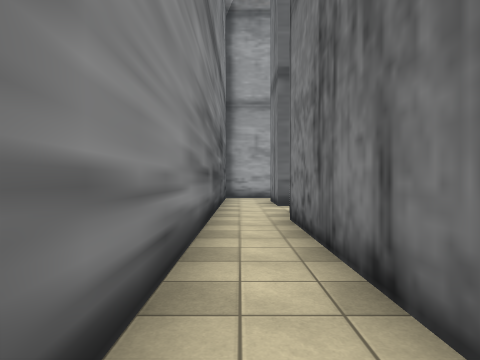
View 1 (above)

18 first-person views from a walk through a scene from a Unity 3-D project. The camera is 1.3 m above the floor, looks level and sees 75° across. The floor is counted in squares, 2 m on a side. Each view is taken from the middle of a square. On the plan, view 1 faces up. The plan holds only what a view shows up to about 10 squares ahead; the rest is blank. The place goes on beyond the plan. The player character is not drawn. Some animated figures are not drawn. Some surface patterns are stand-ins.

View 2
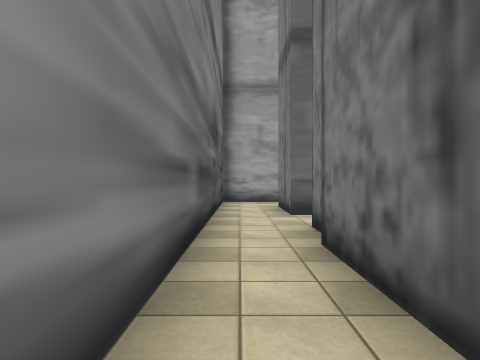

View 3
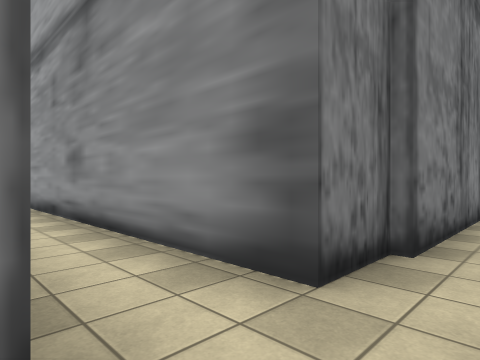

View 4
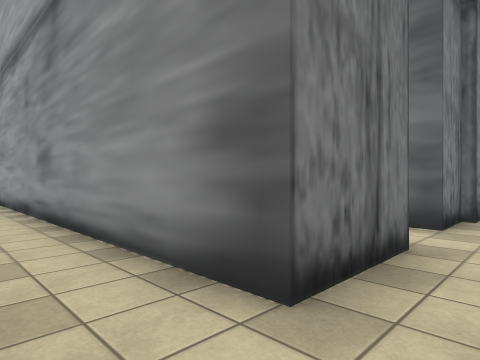

View 5
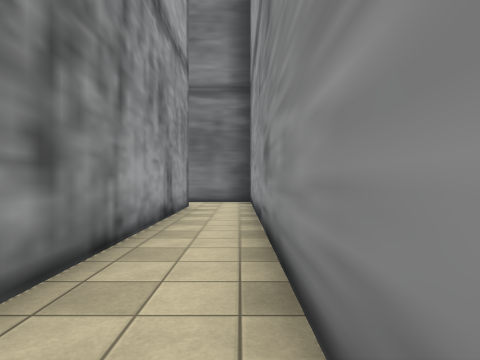

View 6
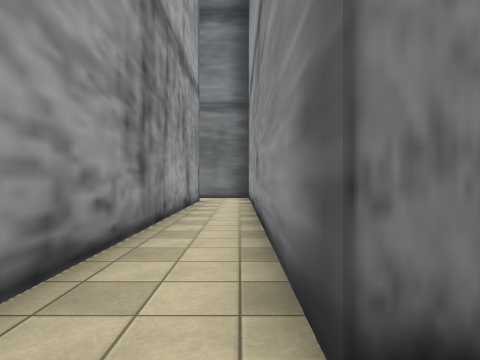

View 7
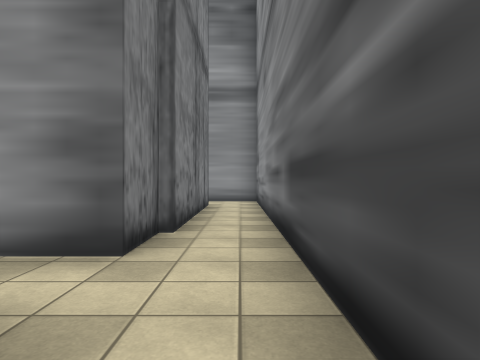

View 8
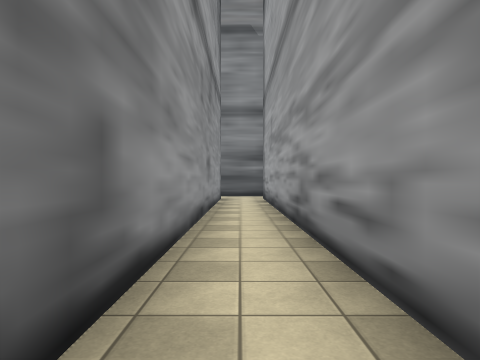

View 9
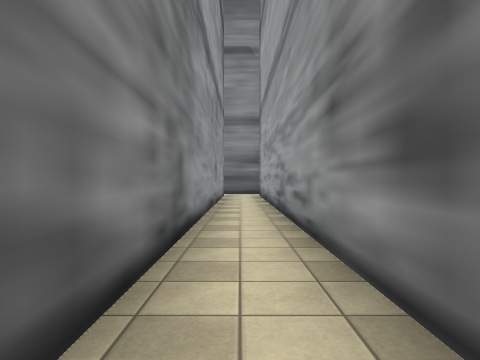

View 10
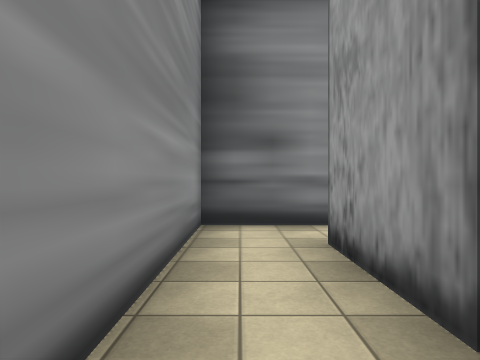

View 11
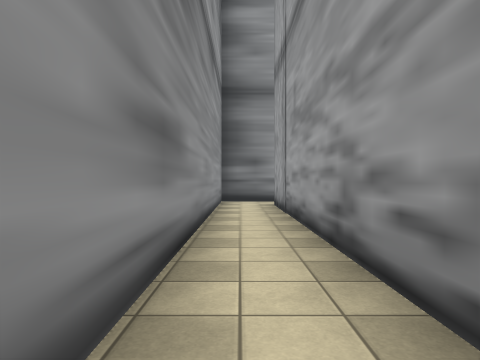

View 12
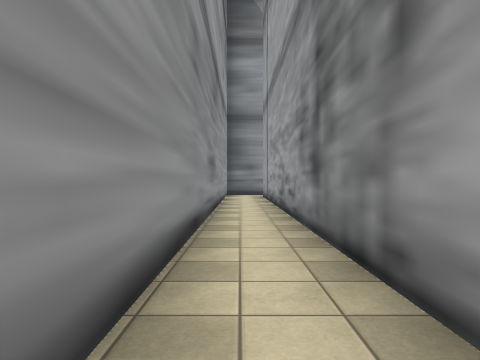

View 13
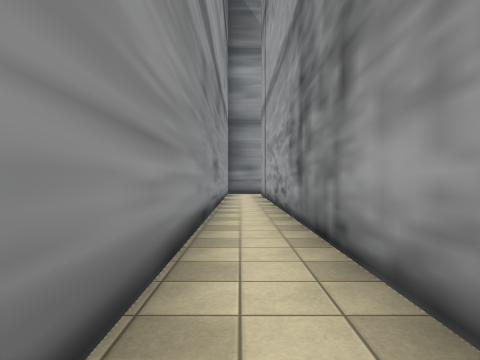

View 14
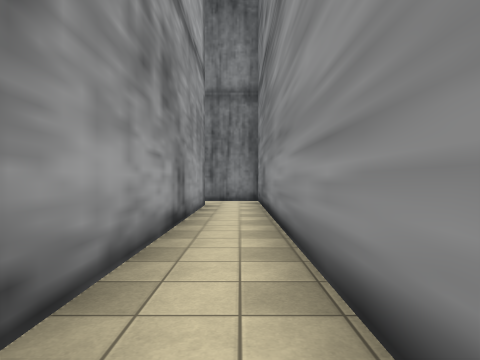

View 15
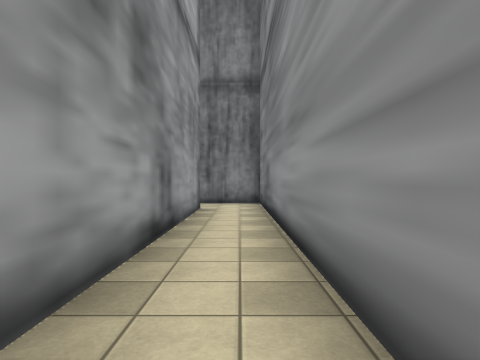

View 16
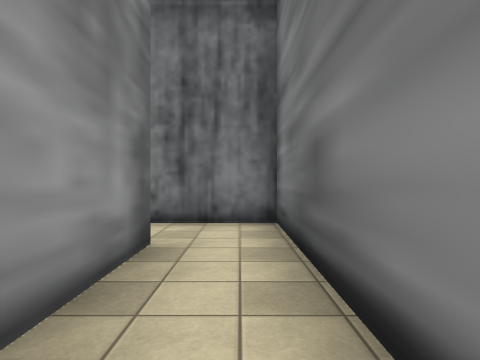

View 17
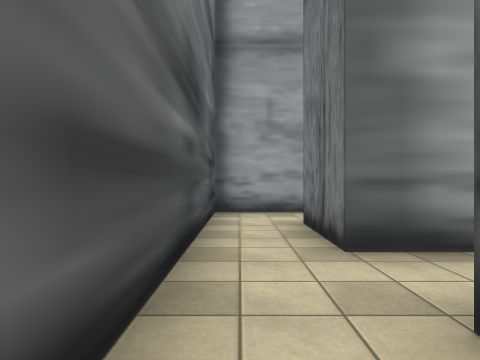

View 18
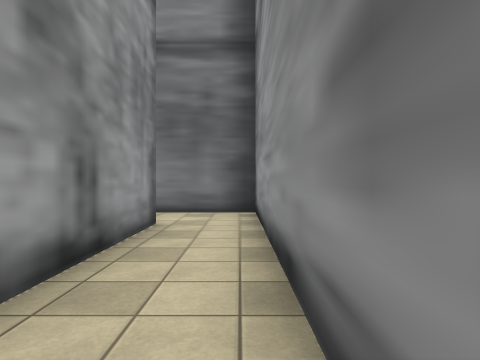

### Floor plan
Points are (right, up) in squares from view 1. A wall is a line through its corners. A room is listed if a view was taken in it or the views show most of it. See-through windows are left out.
Room 1 (views 1, 10, 11, 12, 13, 14, 15, 16)
walls: (18.2, 0.9) (1, 0.9); (-0.5, 0.4) (-0.5, -0.6) (19.7, -0.6) (19.7, 0.4)
ways out: opening at (0, 1) to room 2; opening at (19, 1.5)
Room 2 (views 2, 8, 9, 17)
walls: (13, 7.8) (1, 7.8); (-0.5, 7.6) (-0.5, 0.4); (1, 0.9) (1, 6.3) (13.2, 6.3)
ways out: opening at (0, 1) to room 1; opening at (0, 8.5) to room 3
Room 3 (views 3, 4, 5, 6, 7, 18)
walls: (1, 7.8) (1, 9.7) (11.2, 9.7) (11.2, 11.8); (9.8, 11.3) (-0.5, 11.3) (-0.5, 7.6)
ways out: opening at (0, 8.5) to room 2; opening at (10.5, 12.5)

Positions as (right, up) in squares from view 1, and headings:
1: (0, 0), facing up
2: (0, 2), facing up
3: (0, 8), facing down-right
4: (0, 11), facing down-right
5: (2, 10), facing right
6: (0, 10), facing right
7: (0, 9), facing down
8: (12, 7), facing left
9: (14, 7), facing left
10: (4, 0), facing left
11: (9, 0), facing left
12: (13, 0), facing left
13: (14, 0), facing left
14: (10, 0), facing right
15: (11, 0), facing right
16: (15, 0), facing right
17: (0, 5), facing up
18: (5, 10), facing right
